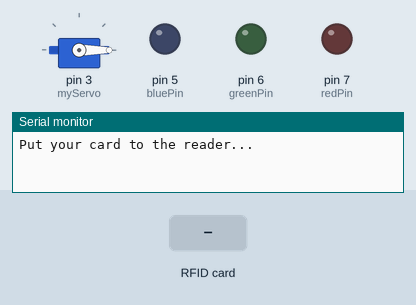
The sketch below on a simulated Arduino Uno, built with avr-gcc and run on an emulated ATmega328P. Parts: servo, output pins drawn as LEDs (lit = HIGH), the last lines printed to the serial monitor. The test bench sets the inputs (shaded band). Pins used as bus, display or sensor lines are not drawn.

Above: at 1.2 s.
1.3 s: RFID card 07 8A BB 69 held to the reader
At 2.6 s:
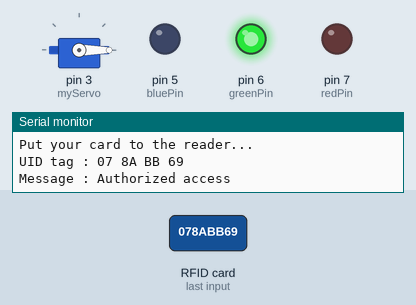
At 3.7 s:
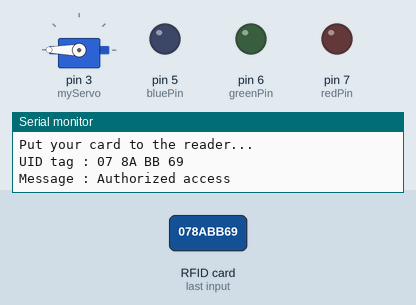
Timing chart, 0 to 9.3 s (numbered marks = the images above; inputs shaded):
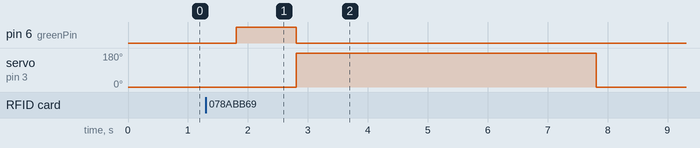

Measured:
- after the input at 1.3 s, pin 6 (greenPin): LOW → HIGH after 0.51 s, → LOW 1.0 s later; servo on pin 3 (myServo): 0° → 180° after 1.5 s, → 0° 5.0 s later

The sketch:

rfid.ino
```cpp
//Viral Science
//RFID
#include <SPI.h>
#include <MFRC522.h>
#include <Servo.h>

#define SS_PIN 10
#define RST_PIN 9
MFRC522 mfrc522(SS_PIN, RST_PIN);   // Create MFRC522 instance.
Servo myServo; //define servo name

int redPin= 7;
int greenPin = 6;
int bluePin = 5;

void setup()
{
  Serial.begin(9600);   // Initiate a serial communication
  pinMode(redPin, OUTPUT);
  pinMode(greenPin, OUTPUT);
  pinMode(bluePin, OUTPUT);
  SPI.begin();      // Initiate  SPI bus
  mfrc522.PCD_Init();   // Initiate MFRC522
  myServo.attach(3); //servo pin
  myServo.write(0); //servo start position
  Serial.println("Put your card to the reader...");
  Serial.println();

}
void loop()
{
  // Look for new cards
  if ( ! mfrc522.PICC_IsNewCardPresent())
  {
    return;
  }
  // Select one of the cards
  if ( ! mfrc522.PICC_ReadCardSerial())
  {
    return;
  }
  //Show UID on serial monitor
  Serial.print("UID tag :");
  String content= "";
  byte letter;
  for (byte i = 0; i < mfrc522.uid.size; i++)
  {
     Serial.print(mfrc522.uid.uidByte[i] < 0x10 ? " 0" : " ");
     Serial.print(mfrc522.uid.uidByte[i], HEX);
     content.concat(String(mfrc522.uid.uidByte[i] < 0x10 ? " 0" : " "));
     content.concat(String(mfrc522.uid.uidByte[i], HEX));
  }
  Serial.println();
  Serial.print("Message : ");
  content.toUpperCase();
  if (content.substring(1) == "07 8A BB 69") //change here the UID of the card/cards that you want to give access
  {
    Serial.println("Authorized access");
    Serial.println();
    delay(500);
    setColor(0, 255, 0); // Green Color
    delay(1000);
    setColor(0, 0, 0);

    myServo.write(180);
    delay(5000);
    myServo.write(0);
  }

 else   {
    Serial.println(" Access denied");
    setColor(255, 0, 0); // Red Color
    delay(1000);
    setColor(0, 0, 0);
  }
}
void setColor(int redValue, int greenValue, int blueValue) {
  analogWrite(redPin, redValue);
  analogWrite(greenPin, greenValue);
  analogWrite(bluePin, blueValue);
}
```
